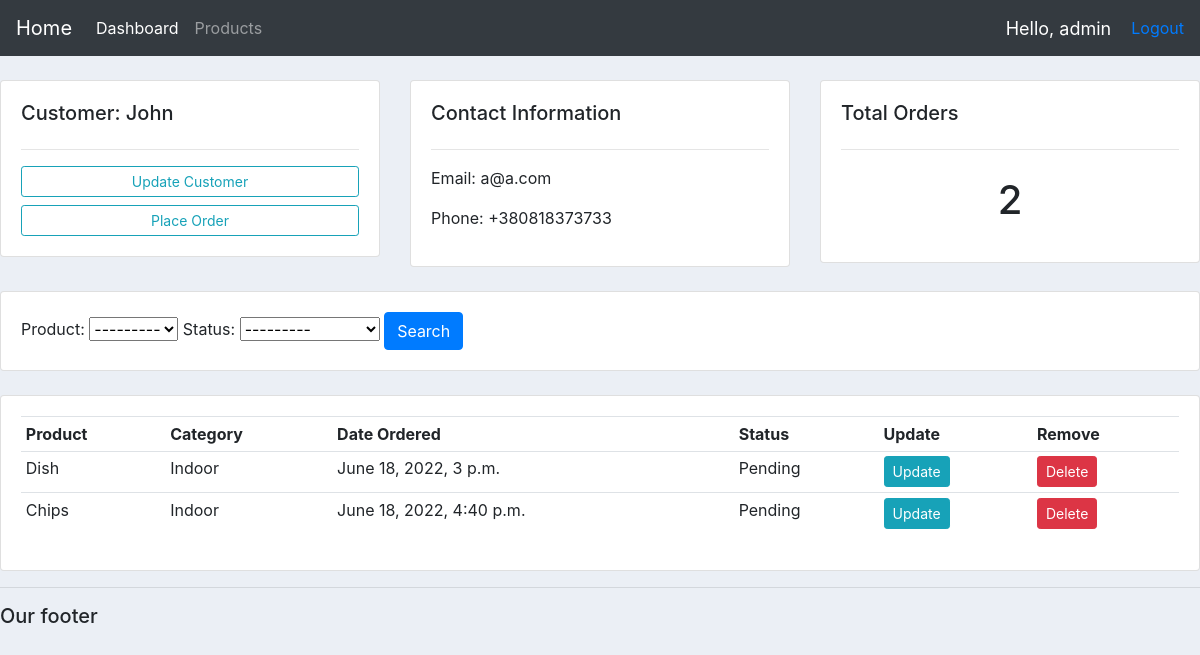
The app's page /customer/1/ (signed in) with its own data.
### accounts/models.py (models this page shows, shortened)
class Customer(models.Model):
    name = models.CharField(max_length=200, null=True)
    phone = models.CharField(max_length=200, null=True)
    email = models.EmailField(max_length=200, null=True)
    date_created = models.DateTimeField(auto_now_add=True, null=True)

class Order(models.Model):
    STATUS = (
        ('Pending', 'Pending'),
        ('Out for delivery', 'Out for delivery'),
        ('Delivered', 'Delivered')
    )
    customer = models.ForeignKey(Customer, null=True, on_delete=models.SET_NULL)
    product = models.ForeignKey(Product, null=True, on_delete=models.SET_NULL)
    date_created = models.DateTimeField(auto_now_add=True, null=True)
    status = models.CharField(max_length=200, null=True, choices=STATUS)

class Product(models.Model):
    CATEGORY = (
        ('Indoor', 'Indoor'),
        ('Out Door', 'Out Door')
    )
    name = models.CharField(max_length=200, null=True)
    price = models.FloatField(null=True)
    category = models.CharField(max_length=200, null=True, choices=CATEGORY)
    description = models.CharField(max_length=200, null=True)
    date_created = models.DateTimeField(auto_now_add=True, null=True)
    tags = models.ManyToManyField(Tag)
    def __str__(self):
        return self.name

### accounts/decorators.py (the view)
        def wrapper_func(request, *args, **kwargs):
            group = None
            if request.user.groups.exists():
                group = request.user.groups.all()[0].name
            if group in allowed_roles:
                return view_func(request, *args, **kwargs)
            else:
                return HttpResponse('You are not authorized to view this page!')

### accounts/views.py (called while the page is built)
@login_required(login_url='login')
@allowed_users(allowed_roles=['admin'])
def customer(request, pk_test):
    customer = Customer.objects.get(id=pk_test)
    orders = customer.order_set.all()
    order_count = orders.count()
    myFilter = OrderFilter(request.GET, queryset=orders)
    orders = myFilter.qs
    context = {
        'customer': customer,
        'orders': orders,
        'orders_count': order_count,
        'myFilter': myFilter
    }
    return render(request, 'accounts/customer.html', context)

### templates/accounts/customer.html (shortened to what this page needs)
{% extends 'accounts/main.html' %}
{% block content %}
    <br>
<div class="row">
	<div class="col-md">
		<div class="card card-body">
			<h5>Customer: {{ customer.name }}</h5>
			<hr>
			<a class="btn btn-outline-info  btn-sm btn-block" href="">Update Customer</a>
			<a class="btn btn-outline-info  btn-sm btn-block" href="{% url 'create_order' customer.id %}">Place Order</a>
		</div>
	</div>
	<div class="col-md">
		<div class="card card-body">
			<h5>Contact Information</h5>
			<hr>
			<p>Email: {{ customer.email }}</p>
			<p>Phone: {{ customer.phone }}</p>
		</div>
	</div>
	<div class="col-md">
		<div class="card card-body">
			<h5>Total Orders</h5>
			<hr>
			<h1 style="text-align: center;padding: 10px">{{ orders_count }}</h1>
		</div>
	</div>
</div>
<br>
<div class="row">
	<div class="col">
		<div class="card card-body">
			<form method="get">
                {{ myFilter.form }}
		    <button class="btn btn-primary" type="submit">Search</button>
		  </form>
		</div>
	</div>
</div>
<br>
<div class="row">
	<div class="col-md">
		<div class="card card-body">
			<table class="table table-sm">
				<tr>
					<th>Product</th>
					<th>Category</th>
					<th>Date Ordered</th>
					<th>Status</th>
					<th>Update</th>
					<th>Remove</th>
				</tr>
                {% for order in orders %}
                    <tr>
                        <td>{{ order.product }}</td>
                        <td>{{ order.product.category }}</td>
                        <td>{{ order.date_created }}</td>
                        <td>{{ order.status }}</td>
                        <td><a class="btn btn-sm btn-info" href="{% url 'update_order' order.id %}">Update</a></td>
                        <td><a class="btn btn-sm btn-danger" href="{% url 'delete_order' order.id %}">Delete</a></td>
                    </tr>
                {% endfor %}
			</table>
		</div>
	</div>
</div>
{% endblock %}

### templates/accounts/navbar.html (shortened to what this page needs)
{% load static %}
<nav class="navbar navbar-expand-lg navbar-dark bg-dark">
  <a class="navbar-brand" href="#">Home</a>
  <div class="collapse navbar-collapse" id="navbarSupportedContent">
    <ul class="navbar-nav mr-auto">
      <li class="nav-item active">
          {% if request.user.is_staff %}
        <a class="nav-link" href="{% url 'home' %}">Dashboard</a>
      </li>
      <li class="nav-item">
        <a class="nav-link" href="{% url 'products' %}">Products</a>
      </li>
           {% endif %}
    </ul>
  </div>
    <span id="hello-msg">Hello, {{ request.user }}</span>
    <span><a href="{% url 'logout' %}">Logout</a></span>
</nav>

### static/css/main.css (style rules this page uses)
body { background-color: #ebeff5; }

### templates/accounts/navbar.html (style rules this page uses)
#hello-msg { font-size: 18px; color: #fff; margin-right: 20px; }

### records on screen
Customer: name "John", email "a@a.com", phone "+380818373733"
Order: product "Dish", product.category "Indoor", date_created "June 18, 2022, 3 p.m.", status "Pending"
Order: product "Chips", product.category "Indoor", date_created "June 18, 2022, 4:40 p.m.", status "Pending"

### other values on screen
{{ request.user }} "admin"
{{ orders_count }} "2"
